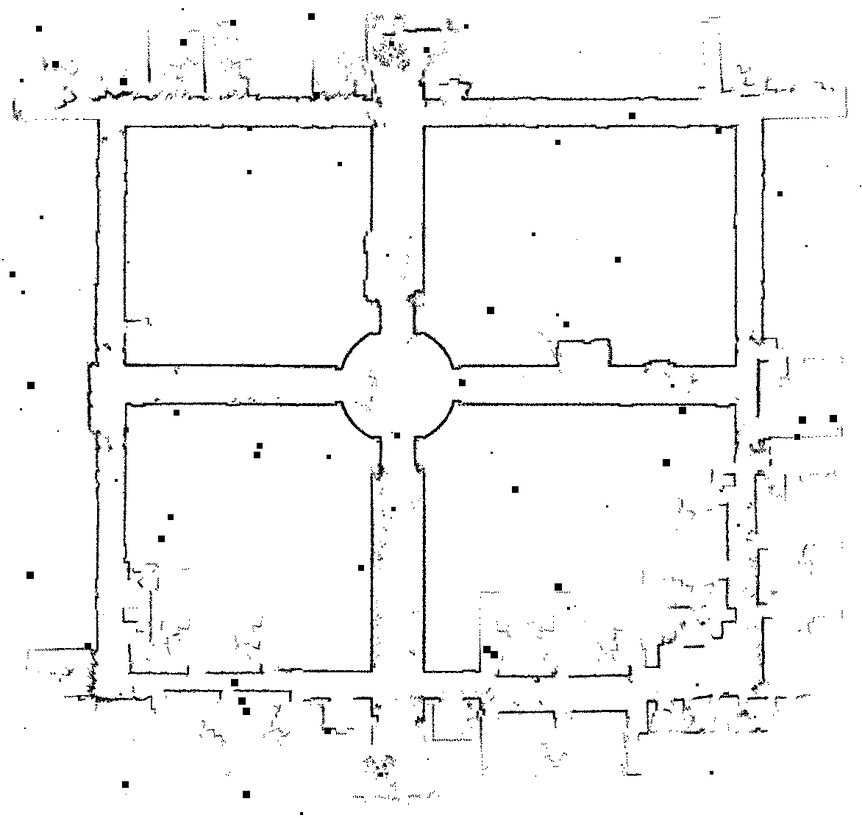
#> input picture experiments/artificial noise/maps/aces_publicb_ocount_100_osize_10_otype_SQUARE.png, 862 x 818 px, shrunk from 1172 x 1112 before the run, found by its file name; its folder holds only this picture in this run
$ python Hough_visualisation.py
#> lines starting #> are read from the running program, lines starting #| are printed output that depends on the picture; after the words box and inside, x2 and y2 are one past the last pixel; in counts of white or black regions, pixels touching at a corner belong together
#> further down, image is the input picture: shape (818, 862); min 0, max 255, mean 246.6
from os import listdir
from os.path import isfile, join

import matplotlib.pyplot as plt
import numpy as np
from matplotlib import cm
from skimage import io
from skimage.filters import threshold_yen
from skimage.transform import hough_line, hough_line_peaks


def load_map(grid_map):
    if len(grid_map.shape) == 3:
        grid_map = grid_map[:, :, 1]
    thresh = threshold_yen(grid_map)
#> thresh = 251
    binary_map = grid_map <= thresh
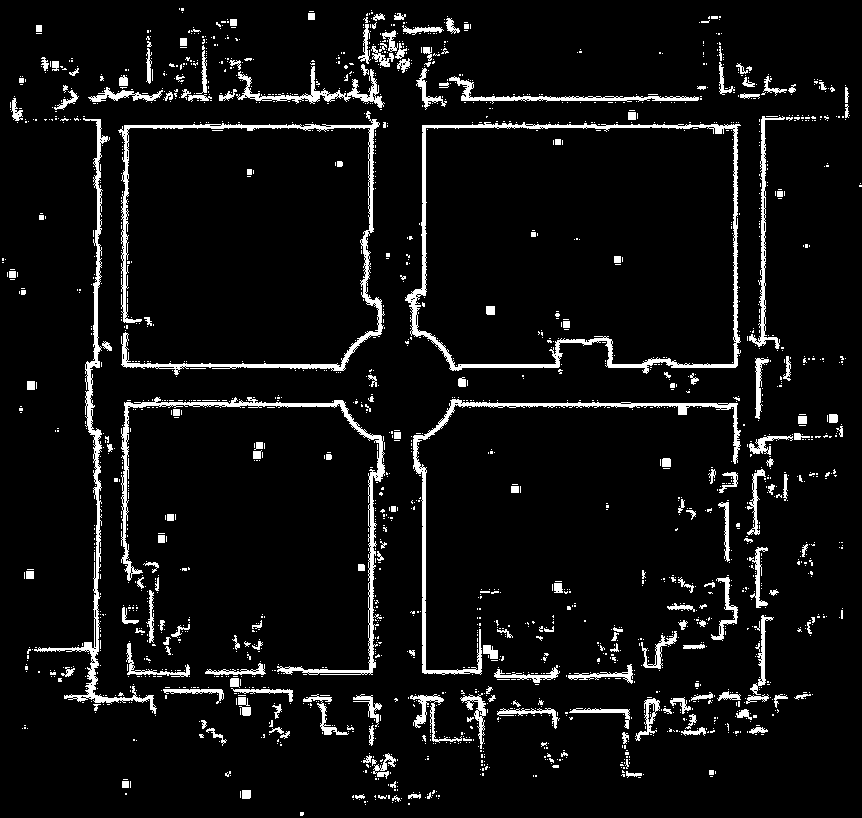
#> binary_map: shape (818, 862) bool; 6.5% white; 2022 white regions (1820 under 20 px), largest, box (x1, y1, x2, y2) and area: (405, 122, 741, 374) 4822, (118, 111, 385, 375) 4279, (121, 397, 385, 675) 3719
    binary_map = binary_map
    if binary_map.shape[0] % 2 != 0:
        t = np.zeros((binary_map.shape[0] + 1, binary_map.shape[1]), dtype=bool)
        t[:-1, :] = binary_map
        binary_map = t
    if binary_map.shape[1] % 2 != 0:
        t = np.zeros((binary_map.shape[0], binary_map.shape[1] + 1), dtype=bool)
        t[:, :-1] = binary_map
        binary_map = t
    # pad with zeros to square
    square_map = np.zeros((np.max(binary_map.shape), np.max(binary_map.shape)), dtype=bool)
    square_map[:binary_map.shape[0], :binary_map.shape[1]] = binary_map
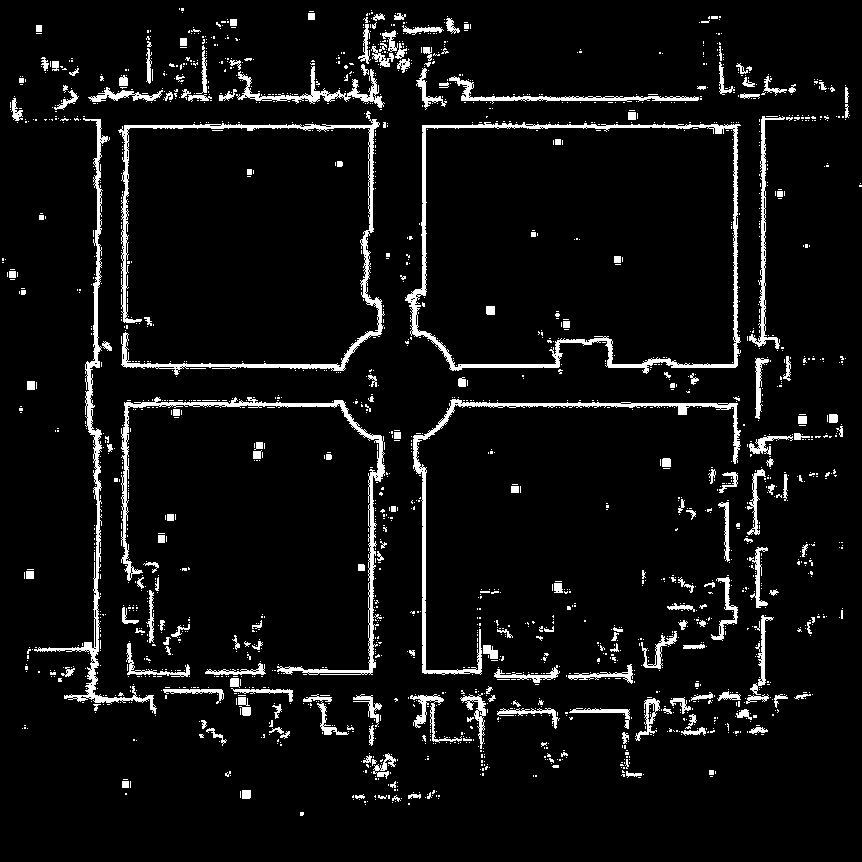
#> square_map: shape (862, 862) bool; 6.2% white; 2022 white regions (1820 under 20 px), largest, box (x1, y1, x2, y2) and area: (405, 122, 741, 374) 4822, (118, 111, 385, 375) 4279, (121, 397, 385, 675) 3719
    binary_map = square_map
    return binary_map


# house_expo_dir="/home/tzkr/python_workspace/HouseExpo/experiments/map_id_100/"
house_expo_dir = "/home/tzkr/python_workspace/map_quality/Maps"

mapfiles = [f for f in listdir(house_expo_dir) if isfile(join(house_expo_dir, f))]
# mapfiles=["orkla_map.pgm"]
mapfiles.sort()
for mf_full in mapfiles:
    image = (io.imread(join(house_expo_dir, mf_full)))
    image = load_map(image)
    # Classic straight-line Hough transform
    # Set a precision of 0.5 degree.
    tested_angles = np.linspace(-np.pi / 2, np.pi / 2, 360)
    h, theta, d = hough_line(image, theta=tested_angles)
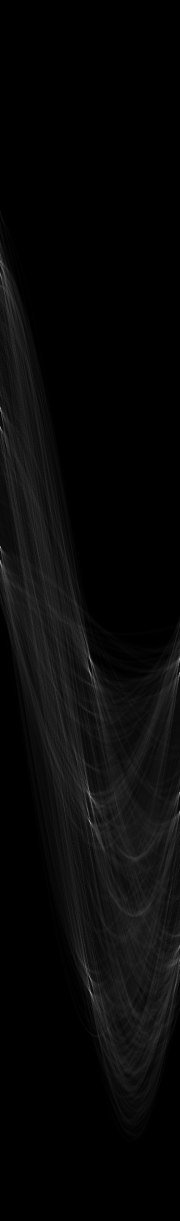
#> h: shape (2441, 360) uint64 (shown at 1/2 size); min 0, max 575, mean 18.8; drawn with min black and max white
#> theta = 360 values from -1.57 to 1.57; d = 2441 values from -1220 to 1220

    # Generating figure 1
    fig, axes = plt.subplots(1, 3, figsize=(15, 6))
    fig.suptitle(mf_full, fontsize=16)
    ax = axes.ravel()

    ax[0].imshow(image, cmap=cm.gray)
    ax[0].set_title('Input image')
    ax[0].set_axis_off()

    ax[1].imshow(np.log(1 + h),
                 extent=[np.rad2deg(theta[-1]), np.rad2deg(theta[0]), d[-1], d[0]],
                 cmap=cm.gray, aspect=1 / 1.5)
    ax[1].set_title('Hough transform')
    ax[1].set_xlabel('Angles (degrees)')
    ax[1].set_ylabel('Distance (pixels)')
    ax[1].axis('image')

    ax[2].imshow(image, cmap=cm.gray)
    origin = np.array((0, image.shape[1]))
    for _, angle, dist in zip(*hough_line_peaks(h, theta, d)):
        y0, y1 = (dist - origin * np.cos(angle)) / np.sin(angle)
        ax[2].plot(origin, (y0, y1), '-r')
#> this loop made 12 passes
#> (angle, dist, y0, y1) on passes 1 to 8: (1.57, 126, 126, 126), (1.57, 404, 404, 404), (1.57, 98, 98, 98), (1.57, 364, 364, 364), (0.00438, 425, 97132.6, -99873.3), (0.00438, 98, 22397.6, -174608.2), (-0.00438, 369, -84333.9, 112671.9), (0.00438, 126, 28797, -168208.9)
    ax[2].set_xlim(origin)
    ax[2].set_ylim((image.shape[0], 0))
    ax[2].set_axis_off()
    ax[2].set_title('Detected lines')

    plt.tight_layout()
    plt.show()
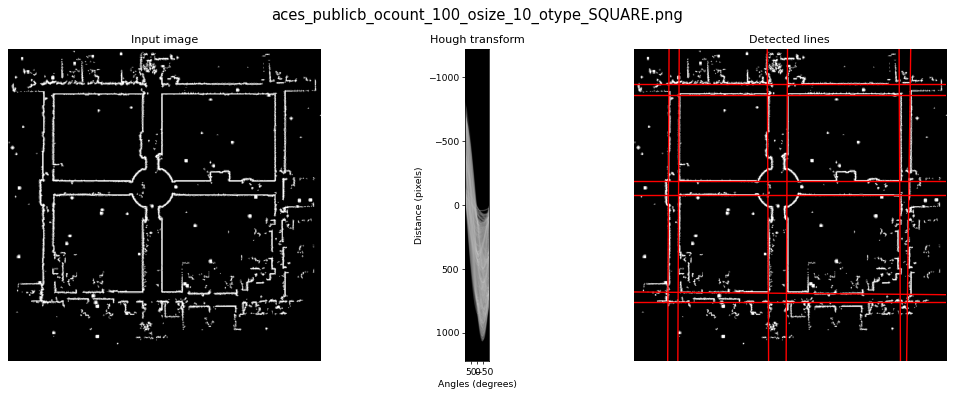
#> figure drawn by matplotlib, 3 panels

$ run again, on experiments/artificial noise/maps/aces_publicb_ocount_160_osize_35_otype_RANDOM.png
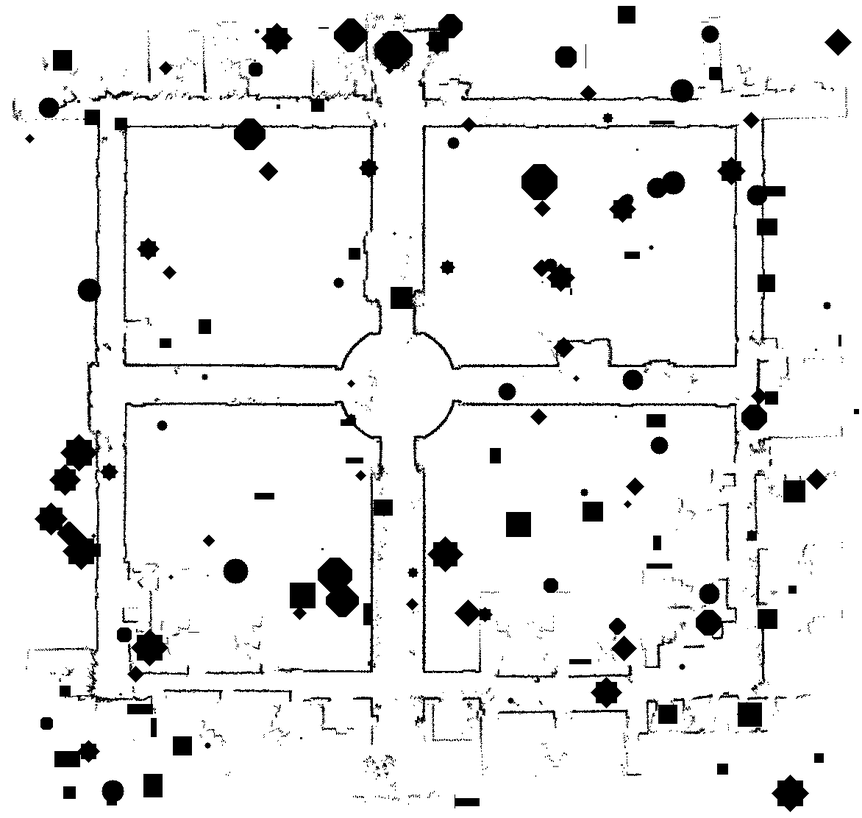
#> input picture experiments/artificial noise/maps/aces_publicb_ocount_160_osize_35_otype_RANDOM.png, 862 x 818 px, shrunk from 1172 x 1112 before the run, found by its file name
#> image is the input picture: shape (818, 862); min 0, max 255, mean 234.1
#> thresh = 254
#> in load_map, `binary_map = grid_map <= thresh`:
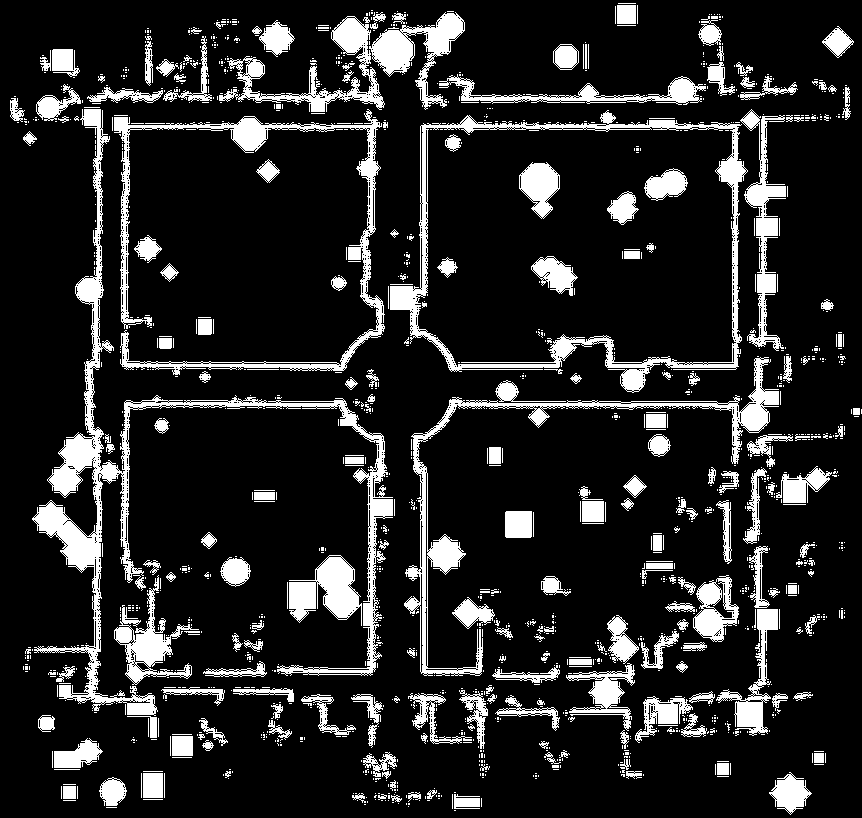
#> binary_map: shape (818, 862) bool; 14.8% white; 1397 white regions (1152 under 20 px), largest, box (x1, y1, x2, y2) and area: (32, 109, 393, 716) 15611, (390, 110, 748, 393) 8574, (114, 109, 385, 375) 7051
#> theta = 360 values from -1.57 to 1.57; d = 2441 values from -1220 to 1220
#> the loop `for _, angle, dist in zip(*hough_line_peaks(h, theta, d)):` made 25 passes
#> (angle, dist, y0, y1) on passes 1 to 8: (1.57, 126, 126, 126), (1.57, 404, 404, 404), (1.57, 98, 98, 98), (0.00438, 99, 22626.2, -174379.6), (0.0131, 765, 58281, -7384.2), (-0.00438, 369, -84333.9, 112671.9), (0.00438, 425, 97132.6, -99873.3), (1.57, 364, 364, 364)
#> `plt.show()`:
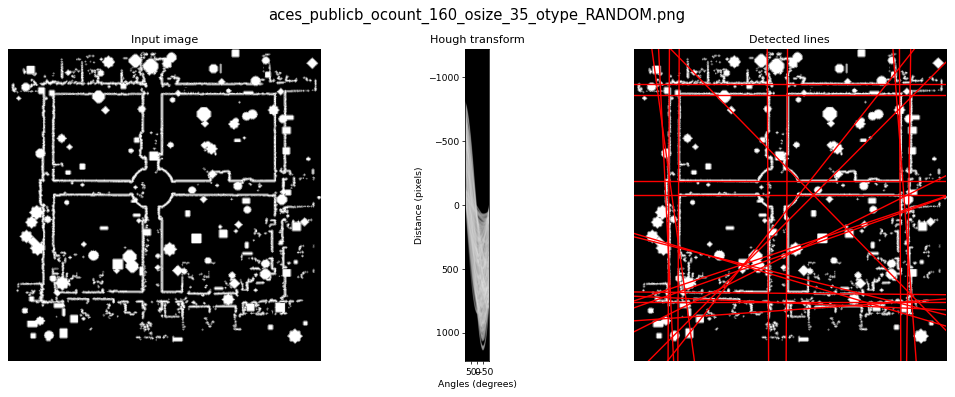
#> figure drawn by matplotlib, 3 panels

$ run again, on experiments/artificial noise/maps/aces_publicb_ocount_180_osize_18_otype_RANDOM.png
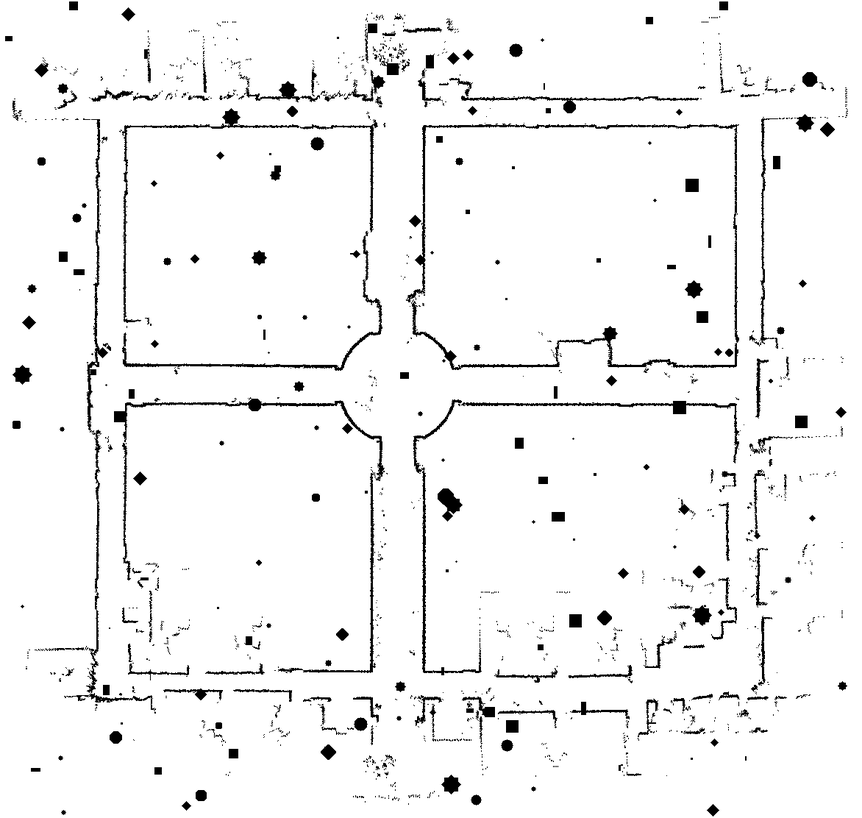
#> input picture experiments/artificial noise/maps/aces_publicb_ocount_180_osize_18_otype_RANDOM.png, 862 x 818 px, shrunk from 1172 x 1112 before the run, found by its file name
#> image is the input picture: shape (818, 862); min 0, max 255, mean 243.6
#> thresh = 253
#> in load_map, `binary_map = grid_map <= thresh`:
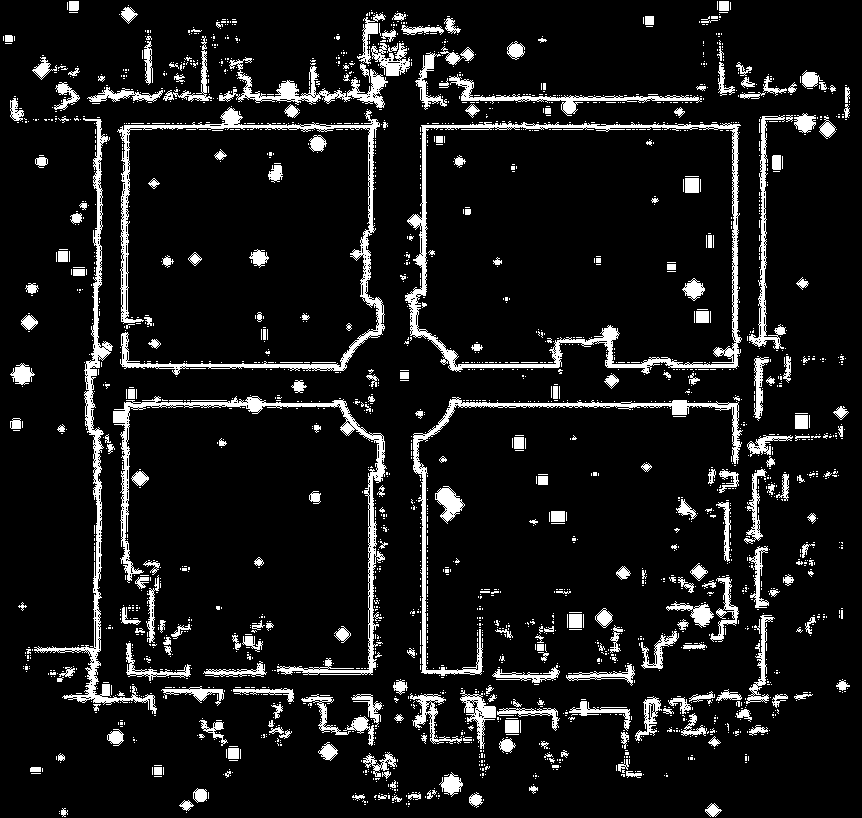
#> binary_map: shape (818, 862) bool; 9.6% white; 2395 white regions (2124 under 20 px), largest, box (x1, y1, x2, y2) and area: (405, 121, 742, 374) 6163, (117, 107, 385, 375) 5250, (113, 396, 387, 675) 4758
#> theta = 360 values from -1.57 to 1.57; d = 2441 values from -1220 to 1220
#> the loop `for _, angle, dist in zip(*hough_line_peaks(h, theta, d)):` made 12 passes
#> (angle, dist, y0, y1) on passes 1 to 8: (1.57, 126, 126, 126), (1.57, 404, 404, 404), (1.57, 98, 98, 98), (-0.00438, 369, -84333.9, 112671.9), (1.57, 364, 364, 364), (0.00438, 425, 97132.6, -99873.3), (0.00438, 98, 22397.6, -174608.2), (0.00438, 126, 28797, -168208.9)
#> `plt.show()`:
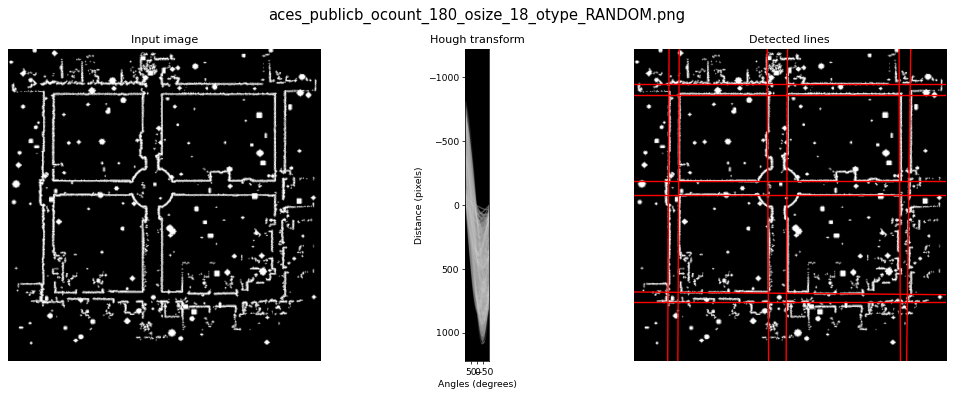
#> figure drawn by matplotlib, 3 panels

$ run again, on experiments/artificial noise/maps/aces_publicb_ocount_180_osize_34_otype_SQUARE.png
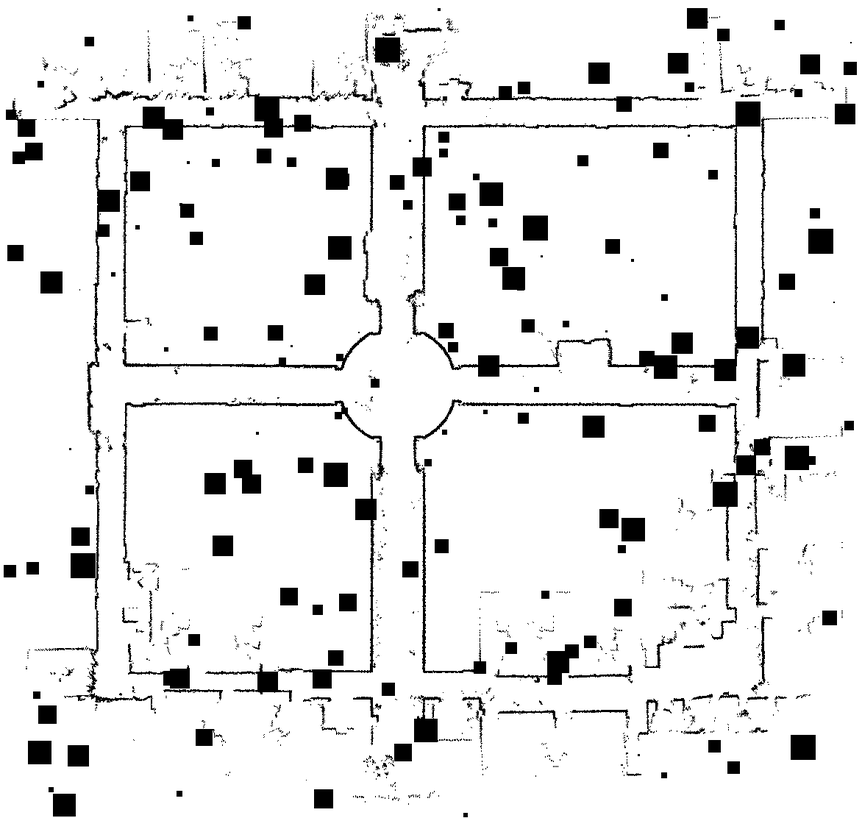
#> input picture experiments/artificial noise/maps/aces_publicb_ocount_180_osize_34_otype_SQUARE.png, 862 x 818 px, shrunk from 1172 x 1112 before the run, found by its file name
#> image is the input picture: shape (818, 862); min 0, max 255, mean 233.7
#> thresh = 254
#> in load_map, `binary_map = grid_map <= thresh`:
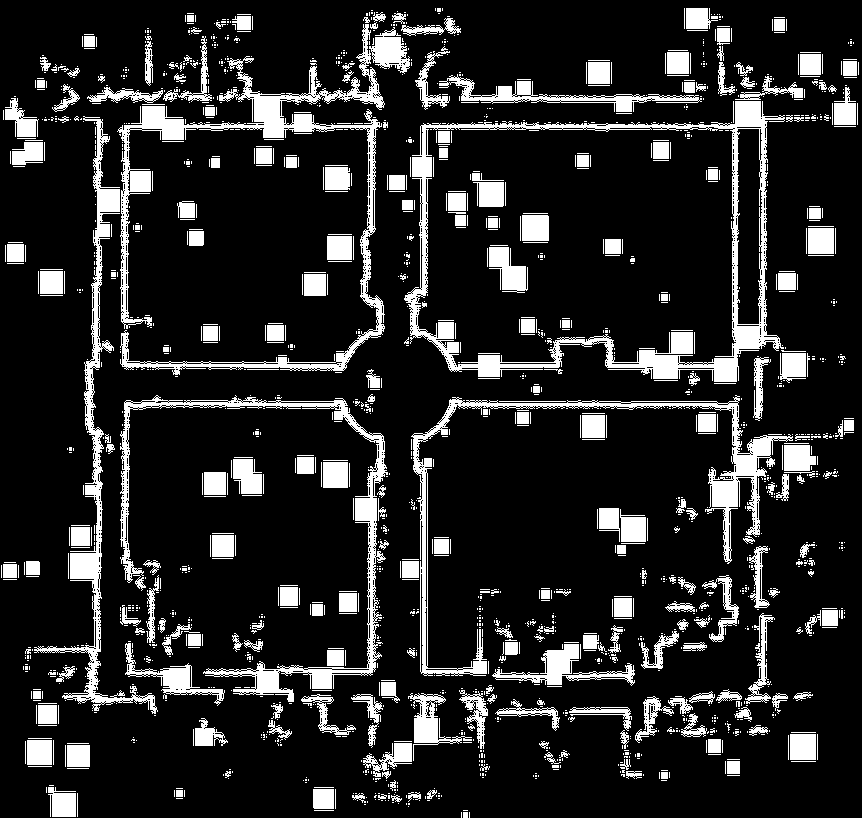
#> binary_map: shape (818, 862) bool; 15% white; 1722 white regions (1380 under 20 px), largest, box (x1, y1, x2, y2) and area: (404, 101, 785, 382) 12149, (117, 24, 385, 375) 10497, (411, 395, 793, 676) 7208
#> theta = 360 values from -1.57 to 1.57; d = 2441 values from -1220 to 1220
#> the loop `for _, angle, dist in zip(*hough_line_peaks(h, theta, d)):` made 16 passes
#> (angle, dist, y0, y1) on passes 1 to 8: (1.57, 126, 126, 126), (-1.56, -94, 94, 101.5), (1.57, 404, 404, 404), (1.57, 365, 365, 365), (0.00438, 425, 97132.6, -99873.3), (-0.00438, 369, -84333.9, 112671.9), (0.00438, 99, 22626.2, -174379.6), (0.00438, 760, 173695.9, -23309.9)
#> `plt.show()`:
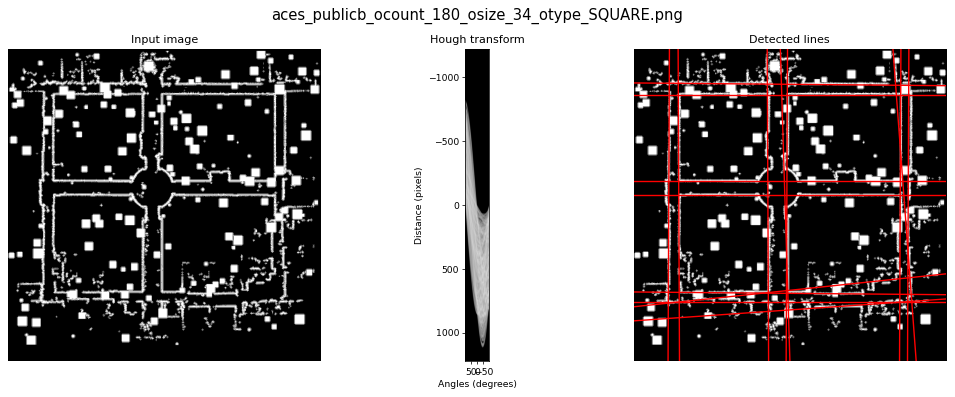
#> figure drawn by matplotlib, 3 panels
